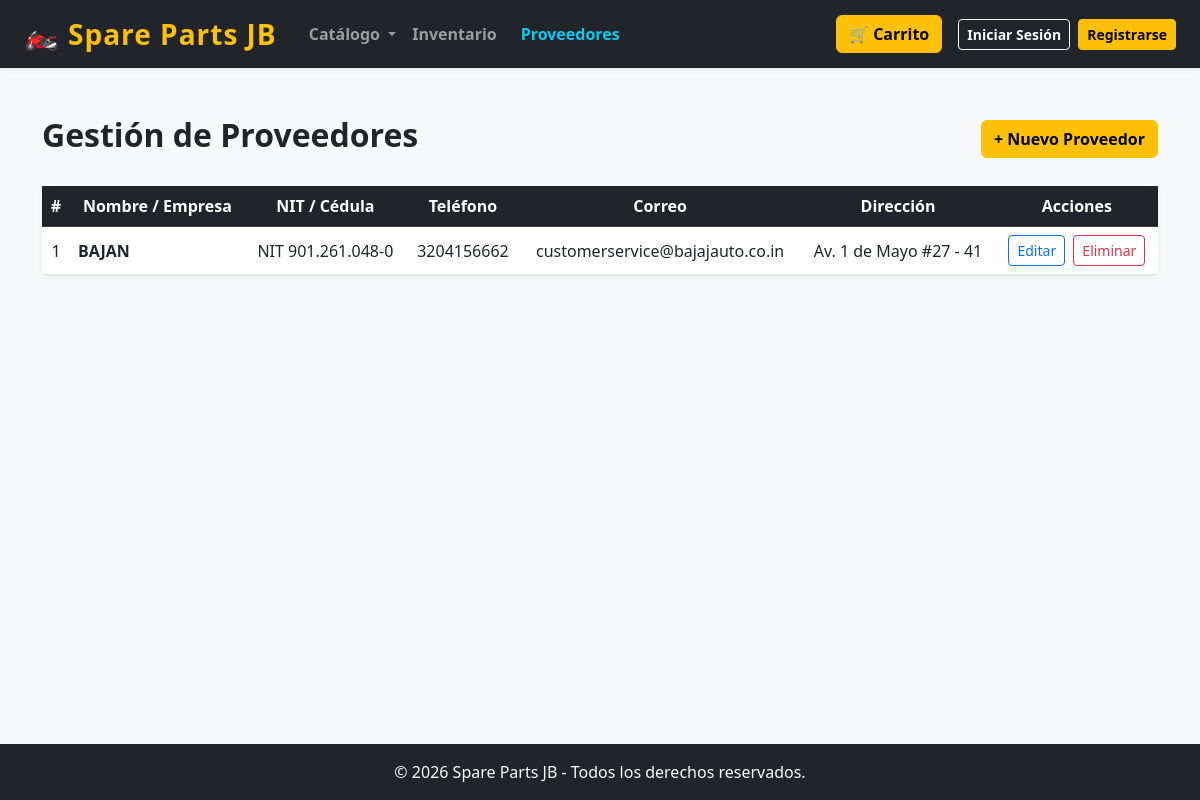
Page /public/index.php?controlador=proveedor&accion=listar on the committed database.
### tables this page shows
CREATE TABLE `proveedores` (
  `id` int(11) NOT NULL,
  `nombre` varchar(150) NOT NULL,
  `nit` varchar(50) NOT NULL,
  `telefono` varchar(50) NOT NULL,
  `email` varchar(100) NOT NULL,
  `direccion` varchar(200) NOT NULL,
  `creado_en` timestamp NOT NULL DEFAULT current_timestamp()
);

### app/controllers/ProveedorController.php (called while the page is built, shortened)
<?php
require_once '../app/models/Proveedor.php';
class ProveedorController {
    private $proveedorModel;
    public function __construct() {
        $this->proveedorModel = new Proveedor();
    }
    public function listar() {
        $proveedores = $this->proveedorModel->obtenerTodos();
        require_once '../app/views/layouts/header.php';
        require_once '../app/views/proveedor/listar.php';
        require_once '../app/views/layouts/footer.php';
    }
}

### config/database.php (called while the page is built, shortened)
<?php
class Database {
    public static function conectar() {
        $host = "localhost";
        $user = "root";
        $password = "";
        $database = "spare_parts_jb";
        $conexion = new mysqli($host, $user, $password, $database);
        $conexion->set_charset("utf8");
        return $conexion;
    }
}

### app/models/Proveedor.php (called while the page is built, shortened)
<?php
require_once '../config/database.php';
class Proveedor {
    private $db;
    public function __construct() {
        $this->db = Database::conectar();
    }
    public function obtenerTodos() {
        $sql = "SELECT * FROM proveedores ORDER BY id DESC";
        $resultado = $this->db->query($sql);
        return $resultado->fetch_all(MYSQLI_ASSOC);
    }
}

### app/views/proveedor/listar.php (the view)
<main class="container my-5">
    <div class="d-flex justify-content-between align-items-center mb-4">
        <h2 class="fw-bold">Gestión de Proveedores</h2>
        <a href="index.php?controlador=proveedor&accion=formulario" class="btn btn-warning fw-bold">
            + Nuevo Proveedor
        </a>
    </div>
    <div class="card shadow-sm border-0">
        <div class="card-body p-0">
            <div class="table-responsive">
                <table class="table table-hover align-middle mb-0 text-center">
                    <thead class="table-dark">
                        <tr>
                            <th>#</th>
                            <th>Nombre / Empresa</th>
                            <th>NIT / Cédula</th>
                            <th>Teléfono</th>
                            <th>Correo</th>
                            <th>Dirección</th>
                            <th>Acciones</th>
                        </tr>
                    </thead>
                    <tbody>
                        <?php if (!empty($proveedores)): ?>
                            <?php foreach ($proveedores as $prov): ?>
                                <tr>
                                    <td><?= $prov['id'] ?></td>
                                    <td class="fw-bold text-start"><?= htmlspecialchars($prov['nombre']) ?></td>
                                    <td><?= htmlspecialchars($prov['nit']) ?></td>
                                    <td><?= htmlspecialchars($prov['telefono']) ?></td>
                                    <td><?= htmlspecialchars($prov['email']) ?></td>
                                    <td><?= htmlspecialchars($prov['direccion']) ?></td>
                                    <td>
                                        <a href="index.php?controlador=proveedor&accion=formulario&id=<?= $prov['id'] ?>" class="btn btn-sm btn-outline-primary me-1">Editar</a>
                                        <a href="index.php?controlador=proveedor&accion=eliminar&id=<?= $prov['id'] ?>" class="btn btn-sm btn-outline-danger" onclick="return confirm('¿Seguro de eliminar este proveedor?')">Eliminar</a>
                                    </td>
                                </tr>
                            <?php endforeach; ?>
                        <?php else: ?>
                            <tr>
                                <td colspan="7" class="py-4 text-muted">No hay proveedores registrados.</td>
                            </tr>
                        <?php endif; ?>
                    </tbody>
                </table>
            </div>
        </div>
    </div>
</main>

### rows in the picture
proveedores: id "1", nombre "BAJAN", nit "NIT 901.261.048-0", telefono "3204156662", email "customerservice@bajajauto.co.in", direccion "Av. 1 de Mayo #27 - 41"
